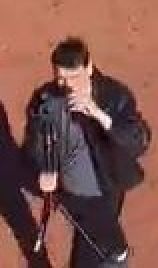
#> input picture brain/data/reference_aerial_today.jpg, 79 x 134 px (shown 2 times larger)
$ python tune_grass.py ../data/reference_aerial_today.jpg
#> lines starting #> are read from the running program, lines starting #| are printed output that depends on the picture; after the words box and inside, x2 and y2 are one past the last pixel; in counts of white or black regions, pixels touching at a corner belong together
#> in main, img is the input picture: shape (134, 79, 3); mean B, G, R 75.3, 82.2, 124
### brain/phantom_brain/tasks/reconstruct.py
"""Task 1, Reconstruct: build a 2D obstacle map of the field from a survey flight.

Drone-Bench reconstructs an office in 3D from video. Outdoors, over a flat
field, the useful equivalent is an occupancy grid: which ground cells are open
grass and which are trees, benches, paths, water. The drone flies a lawnmower
pattern with the camera pointing straight down, and every frame is classified
pixel by pixel (grass vs not-grass) and projected onto the grid using the
GPS position, altitude and the camera model.

This is deliberately simple. It is real, it runs live, and a judge can see the
map appear while the drone flies. Heights are not measured (a nadir camera
cannot), so the mission keeps a fixed altitude floor over the whole field.
"""

from __future__ import annotations

import json
import math
from dataclasses import dataclass, field
from pathlib import Path
from typing import Sequence

import cv2
import numpy as np

from .. import geo
from ..camera import CameraModel

UNKNOWN, FREE, OBSTACLE = 0, 1, 2


@dataclass
class OccupancyGrid:
    min_e: float
    min_n: float
    cell_m: float
    cols: int
    rows: int
    cells: np.ndarray = field(default=None)           # uint8 UNKNOWN/FREE/OBSTACLE
    votes_obst: np.ndarray = field(default=None)      # float32 evidence
    votes_free: np.ndarray = field(default=None)

    # [27 lines left out: functions __post_init__, for_polygon, to_cell, not called in this run]

    def to_enu(self, c: int, r: int) -> tuple[float, float]:
        return (self.min_e + (c + 0.5) * self.cell_m, self.min_n + (r + 0.5) * self.cell_m)

    def in_bounds(self, c: int, r: int) -> bool:
        return 0 <= c < self.cols and 0 <= r < self.rows

    # [84 lines left out: functions is_free, add_votes, resolve, inflated, mark_outside_polygon, planning_copy and 4 more, not called in this run]

    def coverage(self) -> float:
        return float((self.cells != UNKNOWN).mean())


# ---- classification ------------------------------------------------------------

@dataclass
class GrassClassifier:
    """Very small HSV rule: grass is green-ish, reasonably bright and not too dark.

    Tree canopies seen from above are green too, but markedly darker than
    sunlit grass, so v_min does most of the work. Deep shadow on grass will
    also be flagged as obstacle, which is the safe direction to be wrong.
    Tune the thresholds on the first real survey frames with
    scripts/tune_grass.py and put the values in the mission config.
    """
    h_lo: int = 30
    h_hi: int = 95
    s_min: int = 45
    v_min: int = 95
    blur: int = 5

    def obstacle_mask(self, frame_bgr: np.ndarray) -> np.ndarray:
        img = cv2.GaussianBlur(frame_bgr, (self.blur, self.blur), 0) if self.blur else frame_bgr
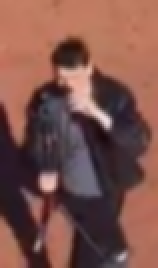
#> img: shape (134, 79, 3) (shown 2 times larger); mean B, G, R 75.3, 82.2, 124
        hsv = cv2.cvtColor(img, cv2.COLOR_BGR2HSV)
#> hsv: shape (134, 79, 3); mean H, S, V 66.8, 102.2, 124.5
        grass = cv2.inRange(hsv, (self.h_lo, self.s_min, self.v_min), (self.h_hi, 255, 255))
#> grass: shape (134, 79); every value is 0
        obst = cv2.bitwise_not(grass)
#> obst: shape (134, 79); every value is 255
        obst = cv2.morphologyEx(obst, cv2.MORPH_OPEN, np.ones((5, 5), np.uint8))
        return obst


# [104 lines left out: functions ingest_nadir_frame, lawnmower, survey_spacing, truth_grid_from_circles, not called in this run]

### brain/scripts/tune_grass.py
"""Tune the grass/obstacle classifier on real survey frames.

    python scripts/tune_grass.py runs/<run>/frames/*.jpg
    python scripts/tune_grass.py path/to/still.jpg

Drag the trackbars until trees, paths and benches are white and grass is
black, then copy the printed values into GrassClassifier (reconstruct.py)
or override them in code before the mission.
"""

from __future__ import annotations

import glob
import sys
from pathlib import Path

import cv2

sys.path.insert(0, str(Path(__file__).resolve().parents[1]))

from phantom_brain.tasks.reconstruct import GrassClassifier  # noqa: E402


def main() -> None:
    files = [f for pat in sys.argv[1:] for f in glob.glob(pat)]
    if not files:
        print(__doc__)
        return
    idx = 0
    clf = GrassClassifier()
    win = "tune_grass (n = next image, q = quit)"
    cv2.namedWindow(win)
    cv2.createTrackbar("h_lo", win, clf.h_lo, 180, lambda v: None)
    cv2.createTrackbar("h_hi", win, clf.h_hi, 180, lambda v: None)
    cv2.createTrackbar("s_min", win, clf.s_min, 255, lambda v: None)
    cv2.createTrackbar("v_min", win, clf.v_min, 255, lambda v: None)
    while True:
        img = cv2.imread(files[idx])
        if img is None:
            idx = (idx + 1) % len(files)
            continue
        clf.h_lo = cv2.getTrackbarPos("h_lo", win)
        clf.h_hi = cv2.getTrackbarPos("h_hi", win)
        clf.s_min = cv2.getTrackbarPos("s_min", win)
        clf.v_min = cv2.getTrackbarPos("v_min", win)
        mask = clf.obstacle_mask(img)
        vis = img.copy()
        vis[mask > 0] = (0.4 * vis[mask > 0] + (0, 0, 153)).astype("uint8")
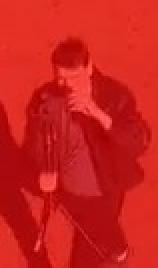
#> vis: shape (134, 79, 3) (shown 2 times larger); mean B, G, R 29.7, 32.5, 202.2
        side = cv2.hconcat([vis, cv2.cvtColor(mask, cv2.COLOR_GRAY2BGR)])
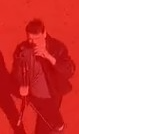
#> side: shape (134, 158, 3); mean B, G, R 142.3, 143.7, 228.6
        h = side.shape[0]
#> h = 134
        if h > 720:
            side = cv2.resize(side, None, fx=720 / h, fy=720 / h)
        cv2.putText(side, f"{Path(files[idx]).name}  h[{clf.h_lo},{clf.h_hi}] s>={clf.s_min} v>={clf.v_min}",
                    (8, 22), cv2.FONT_HERSHEY_SIMPLEX, 0.6, (255, 255, 255), 2)
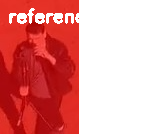
#> side: shape (134, 158, 3); 2.39% of pixels changed, all inside (x1, y1, x2, y2) = (9, 8, 79, 24)
        cv2.imshow(win, side)
        k = cv2.waitKey(30) & 0xFF
#> (key q is pressed here)
        if k == ord("q") or k == 27:
            break
        if k == ord("n"):
            idx = (idx + 1) % len(files)
    print(f"GrassClassifier(h_lo={clf.h_lo}, h_hi={clf.h_hi}, s_min={clf.s_min}, v_min={clf.v_min})")
    cv2.destroyAllWindows()


if __name__ == "__main__":
    main()

$ run again, on brain/data/reference_today.jpg
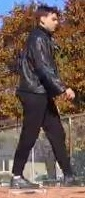
#> input picture brain/data/reference_today.jpg, 85 x 198 px
#> in main, img is the input picture: shape (198, 85, 3); mean B, G, R 79.5, 87.6, 107.8
#> hsv: shape (198, 85, 3); mean H, S, V 63.4, 85.9, 111.8
#> grass: shape (198, 85); every value is 0
#> obst: shape (198, 85); every value is 255
#> in main, `vis[mask > 0] = (0.4 * vis[mask > 0] + (0, 0, 153)).astype("uint8")`:
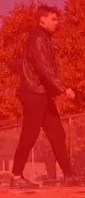
#> vis: shape (198, 85, 3); mean B, G, R 31.4, 34.7, 195.7
#> in main, `cv2.putText(side, f"{Path(files[idx]).name}  h[{clf.h_lo},{clf.h_hi}] ..`:
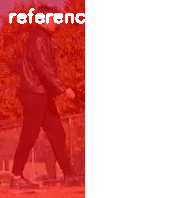
#> side: shape (198, 170, 3); mean B, G, R 146.9, 148.4, 226.2

$ run again, on brain/data/reference_today_frame.jpg
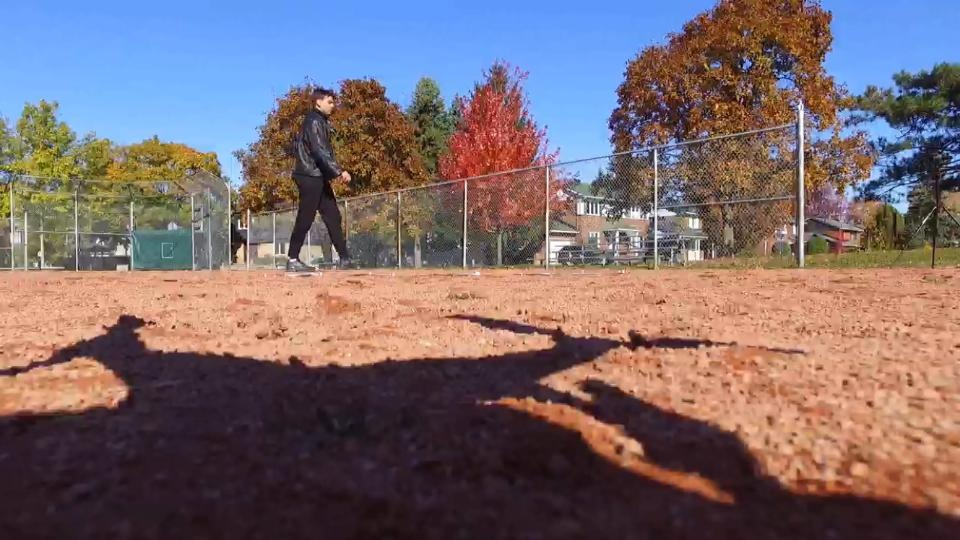
#> input picture brain/data/reference_today_frame.jpg, 960 x 540 px
#> in main, img is the input picture: shape (540, 960, 3); mean B, G, R 110, 105.8, 122.3
#> hsv: shape (540, 960, 3); mean H, S, V 75.3, 107.5, 147.7
#> in obstacle_mask, `grass = cv2.inRange(hsv, (self.h_lo, self.s_min, self.v_min), (self.h_..`:
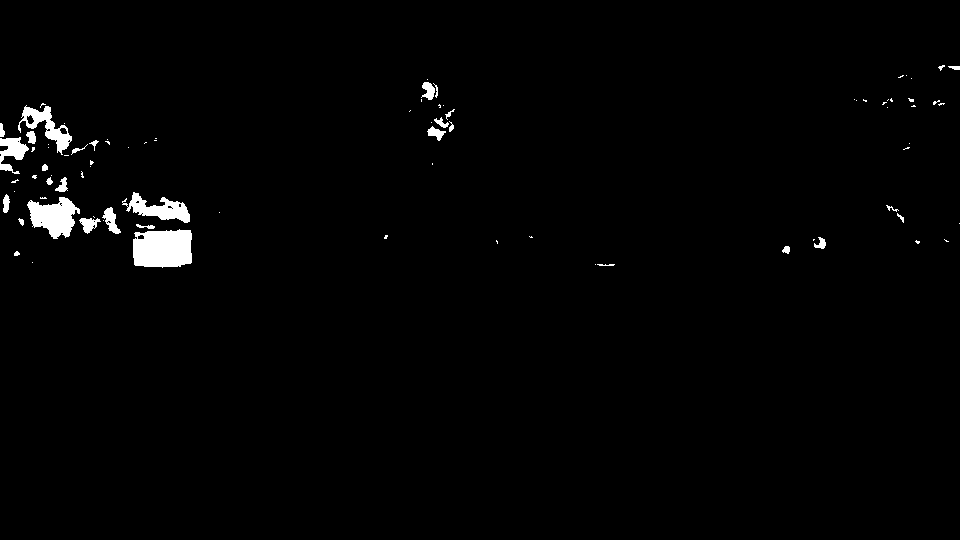
#> grass: shape (540, 960); 1.5% white; 86 white regions (55 under 20 px), largest, box (x1, y1, x2, y2) and area: (133, 229, 192, 268) 2021, (27, 197, 80, 239) 1327, (122, 192, 190, 223) 945
#> in main, `cv2.putText(side, f"{Path(files[idx]).name}  h[{clf.h_lo},{clf.h_hi}] ..`:
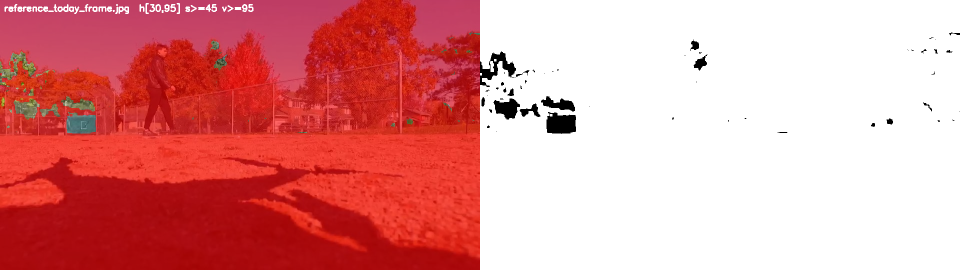
#> side: shape (540, 1920, 3) (shown at 1/2 size); mean B, G, R 148.1, 147.6, 225.6
